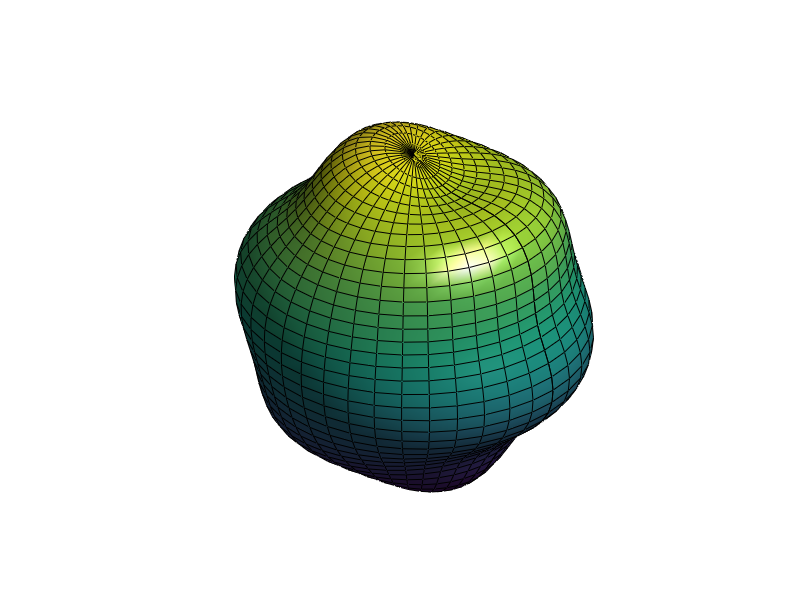

MATLAB code to generate this figure: (Note: this script raises an error after producing the figure.)
function animacja2
%% Animating a Surface
% This example shows how to animate a surface. Specifically, this example
% animates a spherical harmonic. Spherical harmonics are spherical versions
% of Fourier series and can be used to model the free oscillations of the
% Earth.
                                      
%    Copyright 2014 The MathWorks, Inc.

%% Define the Spherical Grid
% Define a set of points on a spherical grid to calculate the harmonic.

theta = 0:pi/40:pi;                   % polar angle
phi = 0:pi/20:2*pi;                   % azimuth angle

[phi,theta] = meshgrid(phi,theta);    % define the grid

%% Calculate the Spherical Harmonic
% Calculate the spherical harmonic with a degree of six, an order of one,
% and an amplitude of 0.5 on the surface of a sphere with a radius equal to
% five.  Then, convert the values to Cartesian coordinates.

degree = 6;
order = 1;
amplitude = 0.5;
radius = 5;

Ymn = legendre(degree,cos(theta(:,1)));
Ymn = Ymn(order+1,:)';
yy = Ymn;

for kk = 2: size(theta,1)
    yy = [yy Ymn];
end

yy = yy.*cos(order*phi);  

order = max(max(abs(yy)));
rho = radius + amplitude*yy/order;

r = rho.*sin(theta);    % convert to Cartesian coordinates
x = r.*cos(phi);
y = r.*sin(phi);
z = rho.*cos(theta);

%% Plot the Spherical Harmonic on the Surface of a Sphere
% Using the |surf| function, plot the spherical harmonic on the surface of
% the sphere.

figure
s = surf(x,y,z);

light               % add a light
lighting gouraud    % preferred lighting for a curved surface
axis equal off      % set axis equal and remove axis
view(40,30)         % set viewpoint
camzoom(1.5)        % zoom into scene

%% Animate the Surface
% To animate the surface, use a for loop to change the data in your plot.
% To replace the surface data, set the |XData|, |YData|, and |ZData|
% properties of the surface to new values. To control the speed of the
% animation, use |pause| after updating the surface data.

scale = [linspace(0,1,20) linspace(1,-1,40)];    % surface scaling (0 to 1 to -1)

for ii = 1:length(scale)
    
    rho = radius + scale(ii)*amplitude*yy/order;   
   
    r = rho.*sin(theta);
    x = r.*cos(phi);       
    y = r.*sin(phi);
    z = rho.*cos(theta);
    
    s.XData = x;    % replace surface x values
    s.YData = y;    % replace surface y values
    s.ZData = z;    % replace surface z values
    
    pause(0.05)     % pause to control animation speed
end


displayEndOfDemoMessage(mfilename)
return